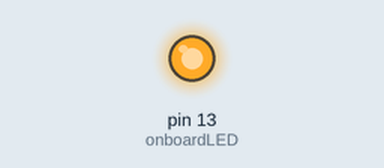
The sketch below on a simulated Arduino Uno, built with avr-gcc and run on an emulated ATmega328P. On the bench: output pins drawn as LEDs (lit = HIGH).

Above: at 0.1 s.
At 11.6 s:
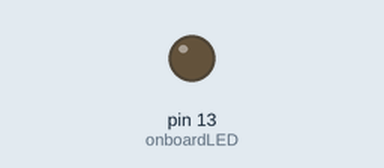
Timing chart, 0 to 13.1 s (numbered marks = the images above):
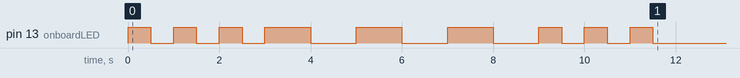

The sketch:

SOS_Project.ino
```cpp
void setup() {
  // put your setup code here, to run once:

  int onboardLED = 13;

  pinMode(onboardLED, OUTPUT);

  for (int i = 0; i < 3; i++) {
    digitalWrite(onboardLED, HIGH);
    delay(500);
    digitalWrite(onboardLED, LOW);
    delay(500);
  }

  for (int i = 0; i < 3; i++) {
    digitalWrite(onboardLED, HIGH);
    delay(1000);
    digitalWrite(onboardLED, LOW);
    delay(1000);
  }

  for (int i = 0; i < 3; i++) {
    digitalWrite(onboardLED, HIGH);
    delay(500);
    digitalWrite(onboardLED, LOW);
    delay(500);
  }

}

void loop() {
  // put your main code here, to run repeatedly:

}
```
